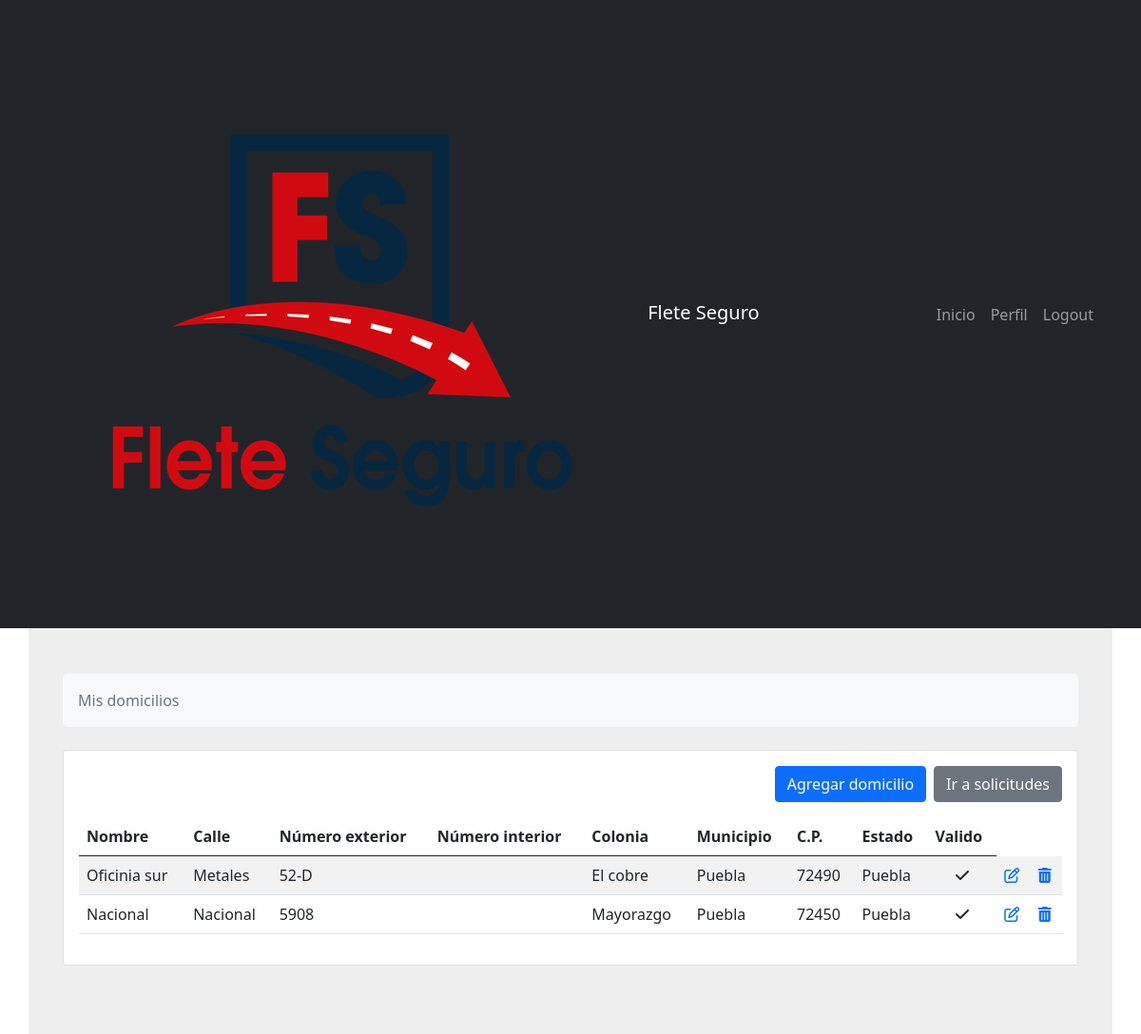
/fletes/domicilios/ (signed in), run on an earlier commit of the app's database.
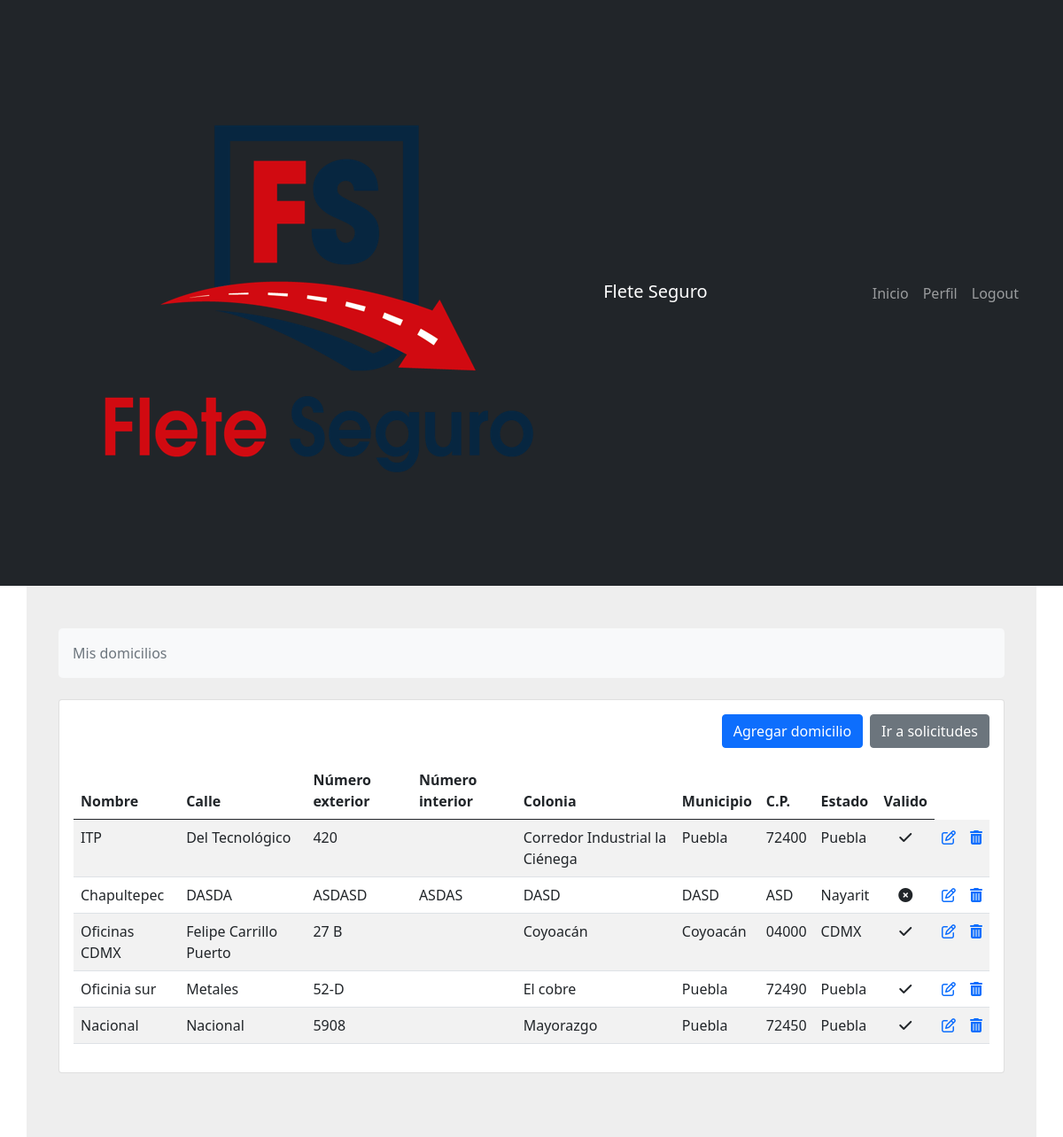
And on a later commit of the database.
### fletes/models.py (models this page shows, shortened)
class Domicilios(models.Model):
    cliente_id = models.ForeignKey(Cliente, on_delete=models.CASCADE)
    creado = models.DateTimeField(editable=False)
    modificado = models.DateTimeField()
    nombre = models.CharField(verbose_name="Nombre para identificar domicilio", max_length=100)
    calle = models.CharField(verbose_name="Calle", max_length=100)
    num_ext = models.CharField(verbose_name="Numero exterior", max_length=100)
    num_int = models.CharField(verbose_name="Numero interior", max_length=100, default="", blank=True)
    colonia = models.CharField(verbose_name="Colonia", max_length=100)
    municipio = models.CharField(verbose_name="Municipio o alcadía", max_length=100)
    cp = models.CharField(verbose_name="Código postal",max_length=100,)
    estado = models.CharField(verbose_name="Estado", choices=ESTADOS, max_length=40)
    referencias = models.TextField(verbose_name="Refrencias del domicilio")
    longitud = models.FloatField(verbose_name="Longitud", null=True, blank=True)
    latitud = models.FloatField(verbose_name="Latitud", null=True, blank=True)
    is_valid = models.BooleanField(verbose_name="Es válido", default=False)
    google_format = models.CharField(verbose_name="Dirección completa", max_length=100, null=True, blank=True)
    google_place_id = models.CharField(verbose_name="Google place ID", max_length=100, null=True, blank=True)
    slug = models.SlugField(null=True, blank=True)

### fletes/views.py (the view)
# urls.py: path('domicilios/', DomiciliosListView.as_view(), name='domicilios'),
class DomiciliosListView(ListView):
    model = Domicilios
    template_name = 'fletes/domicilios.html'
    context_object_name = 'domicilios'
    def get_queryset(self):
        return Domicilios.objects.filter(
            cliente_id=self.request.user.cliente
        ).order_by(
            '-creado'
        )

### fletes/templates/fletes/domicilios.html (shortened to what the changed rows need)
{% extends 'base.html' %}
{% load crispy_forms_tags %}
{% block content %}
<section style="background-color: #eee;">
    <div class="container py-5 mt-4r">
        <div class="row">
            <div class="col-12 justify-content-center">
                <div class="card mb-4">
                    <div class="card-body">
                        <div class="row">
                            {% if domicilios %}
                            <div class="table-responsive">
                                <table class="table table-striped">
                                    <thead>
                                        <tr>
                                            <th>Nombre</th>
                                            <th>Calle</th>
                                            <th>Número exterior</th>
                                            <th>Número interior</th>
                                            <th>Colonia</th>
                                            <th>Municipio</th>
                                            <th>C.P.</th>
                                            <th>Estado</th>
                                            <th>Valido</th>
                                        </tr>
                                    </thead>
                                    <tbody>
                                        {% for domicilio in domicilios%}
                                        <tr>
                                            <td>{{domicilio.nombre}}</td>
                                            <td>{{domicilio.calle}}</td>
                                            <td>{{domicilio.num_ext}}</td>
                                            <td>{{domicilio.num_int}}</td>
                                            <td>{{domicilio.colonia}}</td>
                                            <td>{{domicilio.municipio}}</td>
                                            <td>{{domicilio.cp}}</td>
                                            <td>{{domicilio.estado}}</td>
                                            {% if domicilio.is_valid %}
                                                <td class="text-center"><i class="fas fa-check"></i></td>
                                            {% else %}
                                                <td class="text-center"><i class="fas fa-times-circle"></i></td>
                                            {% endif%}
                                            <td><a href="{% url 'fletes:update-domicilio' slug=domicilio.slug %}"><i class="far fa-edit"></i></a></td>
                                            <td><a href="{% url 'fletes:delete-domicilio' slug=domicilio.slug %}" class="confirm-delete" title="Delete" data-bs-toggle="modal" data-bs-target="#confirmDeleteModal" id="deleteButton{{domicilio.id}}"><i class="fas fa-trash-alt"></i></a></td>
                                        </tr>
                                        {% endfor %}
                                    </tbody>
                                </table>
                            </div>
                            {% else %}
                            <h2>No tienes domicilios registradas</h2>
                            {% endif %}
                        </div>
                    </div>
                </div>
            </div>
        </div>
    </div>
</section>
{% endblock content %}

What changed in the data, as far as the page shows it:
added Domicilios: nombre "ITP", calle "Del Tecnológico", num_ext "420", colonia "Corredor Industrial la Ciénega", municipio "Puebla", cp "72400", estado "Puebla", is_valid True (drawn)
added Domicilios: nombre "Chapultepec", calle "DASDA", num_ext "ASDASD", num_int "ASDAS", colonia "DASD", municipio "DASD", cp "ASD", estado "Nayarit", is_valid False (drawn)
added Domicilios: nombre "Oficinas CDMX", calle "Felipe Carrillo Puerto", num_ext "27 B", colonia "Coyoacán", municipio "Coyoacán", cp "04000", estado "CDMX", is_valid True (drawn)
